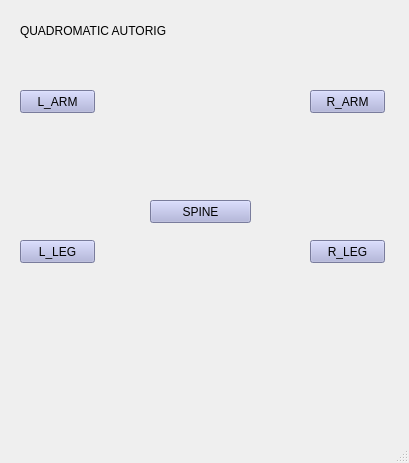
<?xml version="1.0" encoding="UTF-8"?>
<ui version="4.0">
 <class>MainWindow</class>
 <widget class="QMainWindow" name="MainWindow">
  <property name="geometry">
   <rect>
    <x>0</x>
    <y>0</y>
    <width>409</width>
    <height>463</height>
   </rect>
  </property>
  <property name="windowTitle">
   <string>MainWindow</string>
  </property>
  <widget class="QWidget" name="centralwidget">
   <widget class="QLabel" name="bgLabel">
    <property name="geometry">
     <rect>
      <x>50</x>
      <y>40</y>
      <width>321</width>
      <height>381</height>
     </rect>
    </property>
    <property name="text">
     <string/>
    </property>
    <property name="pixmap">
     <pixmap>bgGraphic.png</pixmap>
    </property>
   </widget>
   <widget class="QPushButton" name="lArmBtn">
    <property name="geometry">
     <rect>
      <x>20</x>
      <y>90</y>
      <width>75</width>
      <height>23</height>
     </rect>
    </property>
    <property name="styleSheet">
     <string notr="true">background-color: rgb(170, 174, 219);
color: rgb(0, 0, 0);</string>
    </property>
    <property name="text">
     <string>L_ARM</string>
    </property>
   </widget>
   <widget class="QPushButton" name="lLegBtn">
    <property name="geometry">
     <rect>
      <x>20</x>
      <y>240</y>
      <width>75</width>
      <height>23</height>
     </rect>
    </property>
    <property name="styleSheet">
     <string notr="true">background-color: rgb(170, 174, 219);
color: rgb(0, 0, 0);</string>
    </property>
    <property name="text">
     <string>L_LEG</string>
    </property>
   </widget>
   <widget class="QPushButton" name="rLegBtn">
    <property name="geometry">
     <rect>
      <x>310</x>
      <y>240</y>
      <width>75</width>
      <height>23</height>
     </rect>
    </property>
    <property name="styleSheet">
     <string notr="true">background-color: rgb(170, 174, 219);
color: rgb(0, 0, 0);</string>
    </property>
    <property name="text">
     <string>R_LEG</string>
    </property>
   </widget>
   <widget class="QPushButton" name="rArmBtn">
    <property name="geometry">
     <rect>
      <x>310</x>
      <y>90</y>
      <width>75</width>
      <height>23</height>
     </rect>
    </property>
    <property name="styleSheet">
     <string notr="true">background-color: rgb(170, 174, 219);
color: rgb(0, 0, 0);</string>
    </property>
    <property name="text">
     <string>R_ARM</string>
    </property>
   </widget>
   <widget class="QPushButton" name="spineBtn">
    <property name="geometry">
     <rect>
      <x>150</x>
      <y>200</y>
      <width>101</width>
      <height>23</height>
     </rect>
    </property>
    <property name="styleSheet">
     <string notr="true">background-color: rgb(170, 174, 219);
color: rgb(0, 0, 0);</string>
    </property>
    <property name="text">
     <string>SPINE</string>
    </property>
   </widget>
   <widget class="QLabel" name="label">
    <property name="geometry">
     <rect>
      <x>20</x>
      <y>10</y>
      <width>371</width>
      <height>41</height>
     </rect>
    </property>
    <property name="text">
     <string>QUADROMATIC AUTORIG</string>
    </property>
   </widget>
  </widget>
  <widget class="QMenuBar" name="menubar">
   <property name="geometry">
    <rect>
     <x>0</x>
     <y>0</y>
     <width>409</width>
     <height>21</height>
    </rect>
   </property>
  </widget>
  <widget class="QStatusBar" name="statusbar"/>
 </widget>
 <resources/>
 <connections/>
</ui>
